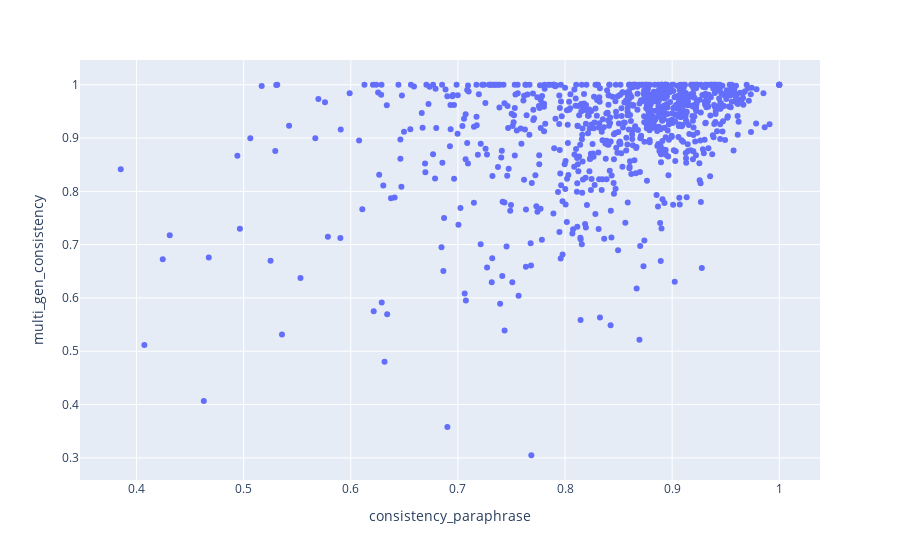

The notebook cell saved with this chart:
### Code cell
import plotly.express as px

feat_1 = 'multi_gen_consistency'
feat_2 = 'consistency_paraphrase'

fig = px.scatter(consist_compare_df, y=feat_1, x=feat_2, hover_data=['index', 'num_generations'])
fig.show()

### Figure 1 — Plotly figure (JSON) as saved in the notebook; plotly's stock layout.template omitted (floating-point values rounded to 4 significant figures; data arrays with more than 128 entries replaced by an {"elided": "..."} marker saying what was removed)
{"data": [{"customdata": {"elided": "817x2 mixed values"}, "hovertemplate": "consistency_paraphrase=%{x}<br>multi_gen_consistency=%{y}<br>index=%{customdata[0]}<br>num_generations=%{customdata[1]}<extra></extra>", "legendgroup": "", "marker": {"color": "#636efa", "symbol": "circle"}, "mode": "markers", "name": "", "orientation": "v", "showlegend": false, "type": "scatter", "x": {"elided": "817 float values"}, "xaxis": "x", "y": {"elided": "817 float values"}, "yaxis": "y"}], "layout": {"legend": {"tracegroupgap": 0}, "margin": {"t": 60}, "xaxis": {"anchor": "y", "domain": [0, 1], "title": {"text": "consistency_paraphrase"}}, "yaxis": {"anchor": "x", "domain": [0, 1], "title": {"text": "multi_gen_consistency"}}}}
